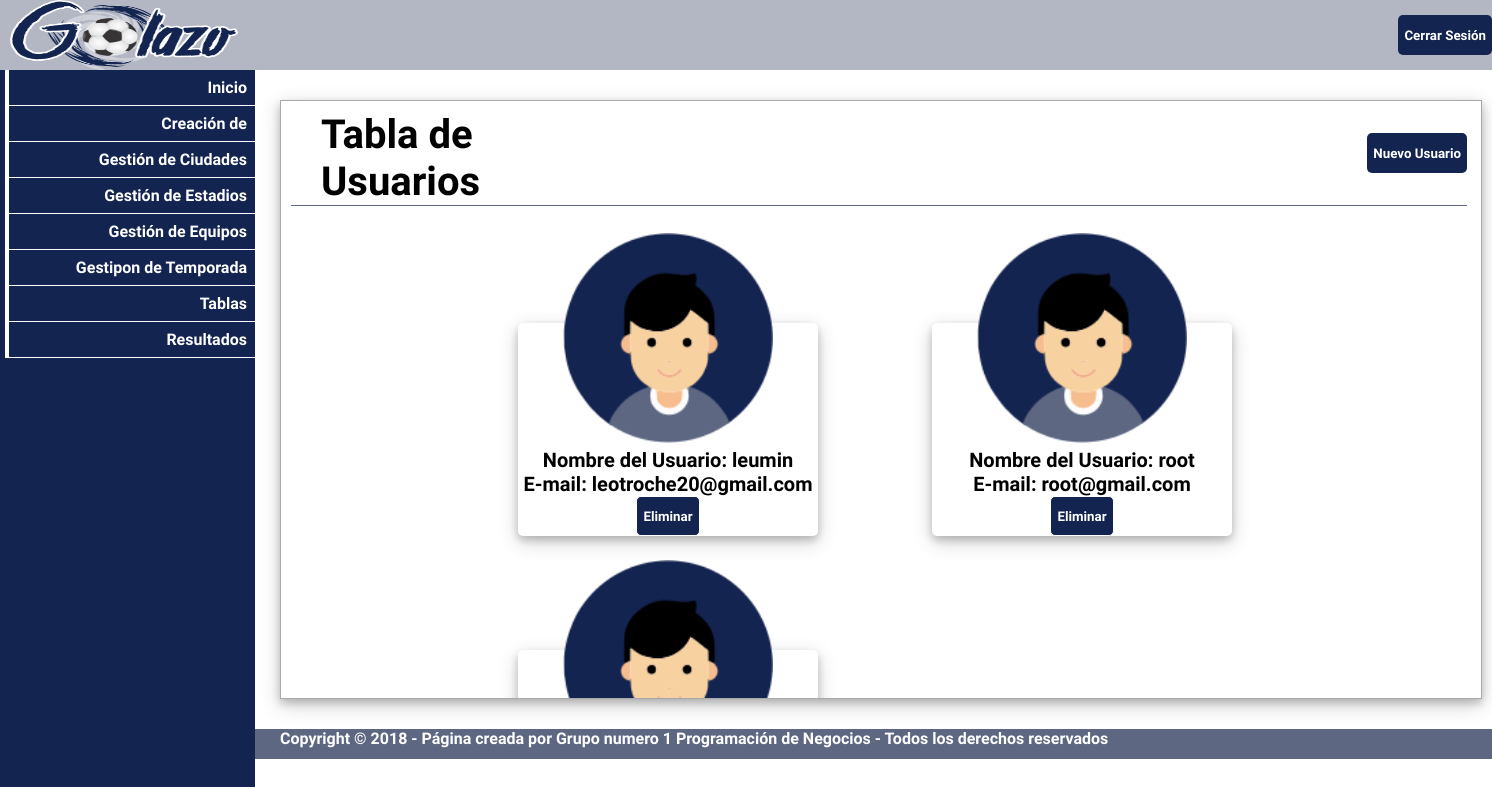
/php/usuarios.php, run on the app's committed database.
### tables this page shows
CREATE TABLE `usuarios` (
  `id_usuarios` int(11) NOT NULL AUTO_INCREMENT,
  `nombre` varchar(45) NOT NULL,
  `apellido` varchar(45) NOT NULL,
  `nombre_usuario` varchar(45) NOT NULL,
  `clave` varchar(45) NOT NULL,
  `correo` varchar(45) NOT NULL,
  PRIMARY KEY (`id_usuarios`)
);

### php/usuarios.php (the view, shortened to what this page needs)
<?php
require_once '../conexion.php';
$usuarios = $pdo->query("Select *  from usuarios", PDO::FETCH_ASSOC);
?>
<!DOCTYPE html>
<html lang="en">
<head>
    <link rel="stylesheet" href="../css/estilos.css">
</head>
<body>
<header class="encabezado">
    <img src="../img/golazo.png" alt="" class="logo" onclick=" location = '../inicio.php'">
    <input type="submit" value="Cerrar Sesión" onclick=" location = '../cerrar.php'" class="cerrar">
</header>
<section class="workspace">
    <nav class="navbar">
        <ul id="barra">
            <li><a href="../inicio.php"> Inicio</a></li>
            <li><a href="#"> Creación de  </a>
            </li>
            <li><a href="ciudad.php"> Gestión de Ciudades </a></li>
            <li><a href="estadio.php"> Gestión de Estadios </a></li>
            <li><a href="equipos.php"> Gestión de Equipos </a></li>
            <li><a href="temporada.php"> Gestipon de Temporada </a></li>
            <li><a href="#"> Tablas</a>
            </li>
            <li><a href="resultados.php"> Resultados </a></li>
        </ul>
    </nav>
    <section class="contenedor">
        <div class="general">
            <h1>Tabla de Usuarios</h1>
            <input type="submit" value="Nuevo Usuario" onclick=" location = 'NuevoUsuario.php'">
        </div>
        <div class="equipos">
            <?php foreach ($usuarios as $usuario): ?>
                <div class="contequipo" style="height: 5%">
                    <img src="../img/user.png" alt="" width="70%" height="80%" style="margin-top: -90px">
                    <div class="fechas" style="font-size: 100%"><?php echo "Nombre del Usuario: " . $usuario['nombre'] . "<br>" . "E-mail: " . $usuario['correo'] ?></div>
                    <div class="eliminar"><input style="margin: 0" type="submit" value="Eliminar" onclick="location='detalle_equipo.php?codigo=<?php echo $equi['id_equipo']?> &operacion=eliminar'"></div>
                </div>
            <?php endforeach;?>
        </div>
    </section>
</section>
<footer class="pie">
    <p>Copyright &copy; 2018 - Página creada por Grupo numero 1 Programación de Negocios - Todos los derechos reservados</p>
</footer>
</body>
</html>

### css/estilos.css (style rules this page uses)
* { font-family: 'Kavivanar', cursive; font-weight: bold; }
body { margin: 0; }
.encabezado { height: 70px; width: 100%; position: fixed; z-index: 1; top: 0; left: 0; background-color: #B2B7C3; display: flex; align-items: center; }
.encabezado .logo { width: 250px; height: 100%; margin: auto 10px auto 10px; }
.encabezado .cerrar { margin: 0; margin-left: 1150px; }
.workspace { margin: 100px 30px 30px 280px; border: darkgray solid 1px; box-shadow: 0 4px 8px 0 rgba(0, 0, 0, 0.2), 0 6px 20px 0 rgba(0, 0, 0, 0.19); text-align: center; overflow-x: hidden; height: 597px; width: 1200px; }
.navbar { height: 100%; width: 250px; position: fixed; z-index: auto; top: 0; left: 0; background-color: #142450; overflow-x: hidden; padding-top: 20px; padding-left: 5px; }
#barra { margin: 0; margin-top: 50px ; padding: 0; float: left; width: 100%; text-align: right; }
#barra li { list-style: none; background-color: #142450; width: 100%; border-bottom: white solid 1px; }
#barra li a { display: block; padding: 8px; border-left: 4px solid white; text-decoration: none; color: white; }
.pie { background-color: #5D6782; width: 100%; height: 30px; }
.pie p { margin-left: 280px; color: white; }
.general { width: 98%; height: auto; border-bottom: #5D6782 solid 1px; margin: 0 10px 0 10px; display: flex; align-items: center; }
.general h1 { padding: 0; margin: 10px 0 0 30px; text-align: left; font-size: 40px; font-weight: bold; }
input[type="submit"] { margin-left: 730px; height: 40px; background-color: #142450; color: white; border: none; border-radius: 5px; }
.equipos { width: 95%; height: auto; font-size: 125%; margin: auto; margin-left: 15%; margin-top: 5%; display: flex; flex-flow: row wrap; }
.equipos .contequipo input[type="submit"] { margin: 2% 2% 0 70%; border: 1px solid white; }
.contequipo { width: 300px; height: auto; background-color: transparent; color: black; margin: 5%; border-radius: 5px; box-shadow: 0 4px 8px 0 rgba(0, 0, 0, 0.2), 0 6px 20px 0 rgba(0, 0, 0, 0.19); }

### data on the page
usuarios: nombre "leumin", correo "leotroche20@gmail.com"
usuarios: nombre "root", correo "root@gmail.com"
